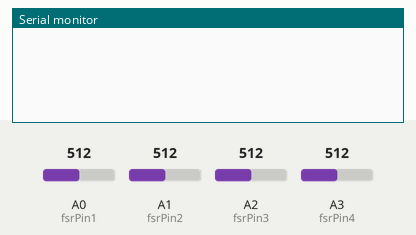
The sketch below on a simulated Arduino Uno, built with avr-gcc and run on an emulated ATmega328P. On the bench: the last lines printed to the serial monitor. The test bench sets the inputs (shaded band); at power-on: A0 (fsrPin1) = 512, A1 (fsrPin2) = 512, A3 (fsrPin4) = 512, A2 (fsrPin3) = 512.

Above: at 1.2 s.
1.3 s: A0 (fsrPin1) set to 54
At 3.4 s:
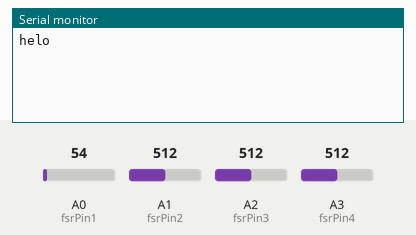
6.0 s: A0 (fsrPin1) set to 46
At 9.6 s:
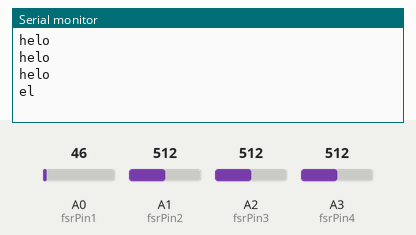
11.5 s: A1 (fsrPin2) set to 56
At 11.9 s:
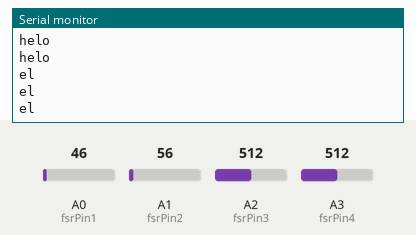
13.1 s: A1 (fsrPin2) set to 48
At 14.8 s:
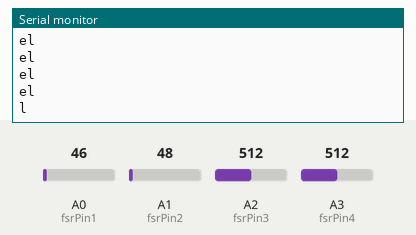
21.5 s: A3 (fsrPin4) set to 54
At 22.5 s:
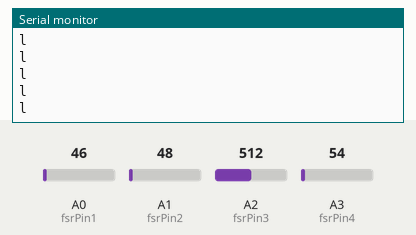

The sketch:

FSR_Python.ino
```cpp
const int fsrPin1 = A0; // h
const int fsrPin2 = A1; // e
const int fsrPin3 = A2; // Enter
const int fsrPin4 = A3; // l
const int fsrPin5 = 14; // o

char inputArray[10]; // Array to store the characters
int currentIndex = 0; // Index for the array

void setup() {
  Serial.begin(9600); // Initialize serial communication
  pinMode(fsrPin1, INPUT); // Set FSR pin 1 as input
  pinMode(fsrPin2, INPUT); // Set FSR pin 2 as input
  pinMode(fsrPin3, INPUT); // Set FSR pin 3 as input
  pinMode(fsrPin4, INPUT); // Set FSR pin 4 as input
  pinMode(fsrPin5, INPUT); // Set FSR pin 5 as input
}

void loop() {
  int fsr1Val = analogRead(fsrPin1); // Read the value of FSR pin 1
  int fsr2Val = analogRead(fsrPin2); // Read the value of FSR pin 2
  int fsr3Val = analogRead(fsrPin3); // Read the value of FSR pin 3
  int fsr4Val = analogRead(fsrPin4); // Read the value of FSR pin 4
  int fsr5Val = analogRead(fsrPin5); // Read the value of FSR pin 5

  // If FSR pin 1 has pressure, store 'h' in the array
  if (fsr1Val > 50) {
    inputArray[currentIndex++] = 'h';
    //Serial.println('h');
    delay(500); // Delay for stability
  }

  // If FSR pin 2 has pressure, store 'e' in the array
  if (fsr2Val > 50) {
    inputArray[currentIndex++] = 'e';
    //Serial.println('e');
    delay(500); // Delay for stability
  }

  // If FSR pin 4 has pressure, store 'l' in the array
  if (fsr4Val > 50) {
    inputArray[currentIndex++] = 'l';
    //Serial.println('l');
    delay(500); // Delay for stability
  }

  // If FSR pin 5 has pressure, store 'o' in the array
  if (fsr5Val > 50) { // Increased threshold to avoid false positives
    inputArray[currentIndex++] = 'o';
    //Serial.println('o');
    delay(500); // Delay for stability
  }

  // If FSR pin 3 has pressure, send the accumulated word to Python
  if (fsr3Val > 50) {
    inputArray[currentIndex] = '\0'; // Null-terminate the array
    sendToPython(inputArray); // Call method to send the word to Python
    currentIndex = 0; // Reset the index
    delay(500); // Delay for stability
  }
}

void sendToPython(char *word) {
  Serial.println(word); // Send the word to Python
}
```

Measured:
- the behaviour switches between 51 and 50 on A0 (fsrPin1) (found by bisection; images 1 and 2)
- the behaviour switches between 51 and 50 on A1 (fsrPin2) (found by bisection; images 3 and 4)
- after the input at 6.0 s, the serial monitor: prints a new line after 2.5 s (image 2)
- after the input at 13.1 s, the serial monitor: prints a new line after 0.91 s (image 4)
